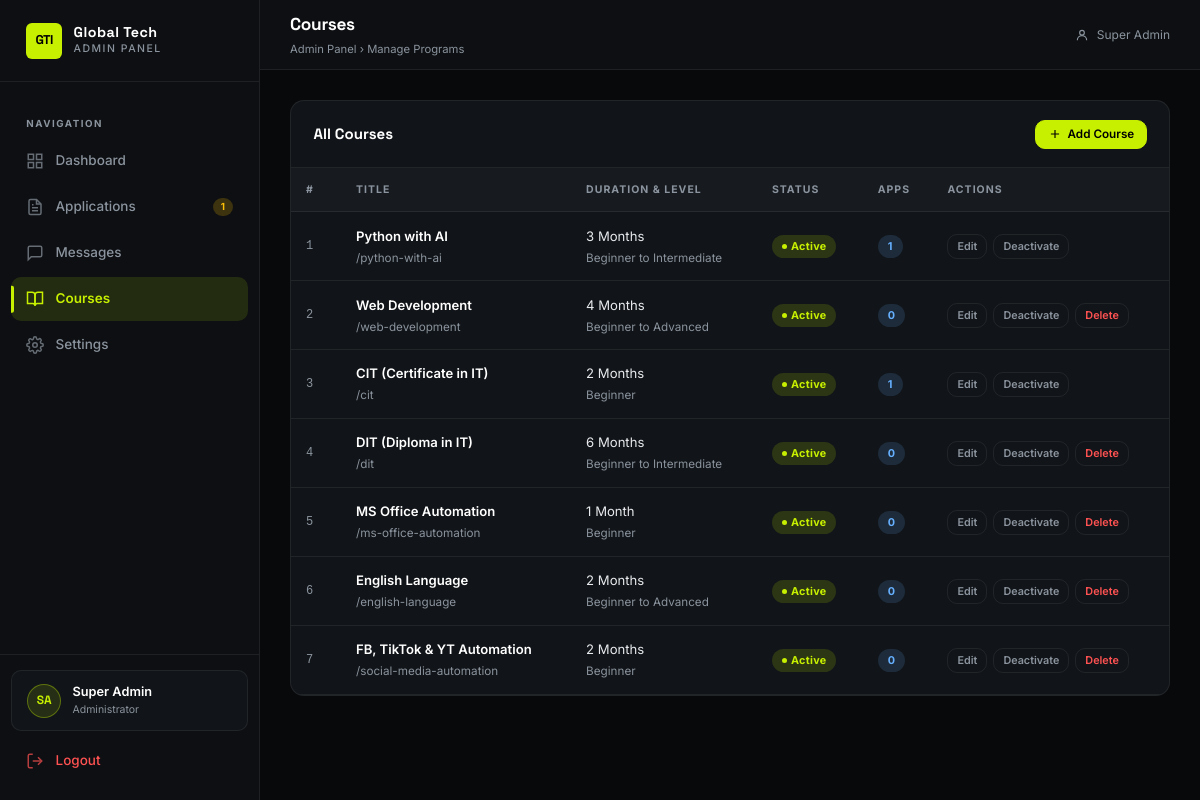
The page /admin/courses.php (signed in) on the database its author committed.
### tables this page shows
CREATE TABLE `courses` (
  `id` int(11) NOT NULL AUTO_INCREMENT,
  `title` varchar(150) NOT NULL,
  `slug` varchar(150) NOT NULL,
  `short_description` text DEFAULT NULL,
  `description` longtext DEFAULT NULL,
  `duration` varchar(50) DEFAULT NULL,
  `level` varchar(50) DEFAULT NULL,
  `image` varchar(255) DEFAULT NULL,
  `status` enum('active','inactive') NOT NULL DEFAULT 'active',
  `sort_order` int(11) NOT NULL DEFAULT 0,
  `created_at` timestamp NOT NULL DEFAULT current_timestamp(),
  `updated_at` timestamp NOT NULL DEFAULT current_timestamp() ON UPDATE current_timestamp(),
  PRIMARY KEY (`id`),
  UNIQUE KEY `uq_courses_slug` (`slug`),
  KEY `idx_courses_status` (`status`),
  KEY `idx_courses_sort` (`sort_order`)
);

### includes/functions.php (called while the page is built, shortened)
<?php
function e(?string $string): string {
    return htmlspecialchars($string ?? '', ENT_QUOTES | ENT_SUBSTITUTE, 'UTF-8');
}
?>

### admin/courses.php (the view, shortened to what this page needs)
<?php
require_once '../includes/functions.php';
$pdo = db();
$courses = $pdo->query("
    SELECT c.*, (SELECT COUNT(*) FROM applications WHERE course_id = c.id) as app_count
    FROM courses c
    ORDER BY c.sort_order ASC, c.id DESC
")->fetchAll();
?>
<!DOCTYPE html>
<html lang="en">
<head>
    <link rel="stylesheet" href="assets/css/admin.css">
</head>
<body>
<div class="admin-layout">
    <?php include __DIR__ . '/includes/sidebar.php'; ?>
    <main class="admin-main">
        <?php include __DIR__ . '/includes/header.php'; ?>
        <div class="admin-content">
            <div class="section-card">
                <div class="section-card-header">
                    <h2>All Courses</h2>
                    <button class="btn-admin btn-primary-admin btn-sm" onclick="document.getElementById('addCourseCard').style.display='block'">
                        <svg viewBox="0 0 24 24" fill="none" stroke="currentColor" stroke-width="2"><line x1="12" y1="5" x2="12" y2="19"/><line x1="5" y1="12" x2="19" y2="12"/></svg>
                        Add Course
                    </button>
                </div>
                <div class="table-wrapper">
                    <?php if (empty($courses)): ?>
                    <div class="empty-state">
                        <div class="empty-state-icon"><svg viewBox="0 0 24 24" fill="none" stroke="currentColor" stroke-width="2"><path d="M2 3h6a4 4 0 0 1 4 4v14a3 3 0 0 0-3-3H2z"/><path d="M22 3h-6a4 4 0 0 0-4 4v14a3 3 0 0 1 3-3h7z"/></svg></div>
                        <h3>No courses yet</h3>
                        <p>Add a course to start receiving applications.</p>
                    </div>
                    <?php else: ?>
                    <table class="data-table">
                        <thead>
                            <tr>
                                <th style="width:50px;">#</th>
                                <th>Title</th>
                                <th>Duration & Level</th>
                                <th>Status</th>
                                <th>Apps</th>
                                <th>Actions</th>
                            </tr>
                        </thead>
                        <tbody>
                            <?php foreach ($courses as $c): ?>
                            <tr id="row-<?= $c['id'] ?>">
                                <td data-label="Order" class="mono"><?= $c['sort_order'] ?></td>
                                <td data-label="Title">
                                    <div class="name-cell"><?= e($c['title']) ?></div>
                                    <div class="sub-cell">/<?= e($c['slug']) ?></div>
                                </td>
                                <td data-label="Duration & Level">
                                    <?= e($c['duration']) ?>
                                    <div class="sub-cell"><?= e($c['level']) ?></div>
                                </td>
                                <td data-label="Status">
                                    <span class="badge <?= $c['status']==='active' ? 'badge-success' : 'badge-muted' ?>">
                                        <span class="badge-dot"></span><?= ucfirst($c['status']) ?>
                                    </span>
                                </td>
                                <td data-label="Apps">
                                    <span class="badge badge-info"><?= $c['app_count'] ?></span>
                                </td>
                                <td data-label="Actions">
                                    <div style="display:flex; gap:6px;">
                                        <button onclick="toggleEdit(<?= $c['id'] ?>)" class="btn-admin btn-ghost btn-xs">Edit</button>
                                        <form method="POST" action="" style="display:inline;">
                                            <button type="submit" class="btn-admin btn-ghost btn-xs"><?= $c['status']==='active' ? 'Deactivate' : 'Activate' ?></button>
                                        </form>
                                        <?php if ($c['app_count'] == 0): ?>
                                        <form method="POST" action="" style="display:inline;" onsubmit="return confirm('Delete this course?');">
                                            <button type="submit" class="btn-admin btn-ghost btn-xs" style="color:#ff5252;">Delete</button>
                                        </form>
                                        <?php endif; ?>
                                    </div>
                                </td>
                            </tr>
                            <?php endforeach; ?>
                        </tbody>
                    </table>
                    <?php endif; ?>
                </div>
            </div>
        </div>
    </main>
</div>
</body>
</html>

### admin/assets/css/admin.css (style rules this page uses)
*, *::before, *::after { box-sizing: border-box; margin: 0; padding: 0; }
:root { --accent: #C7F000; --accent-hover: #b0d700; --accent-soft: rgba(199, 240, 0, 0.12); --accent-ring: rgba(199, 240, 0, 0.35); --bg: #08090b; --sidebar-bg: #0d0f12; --surface: #111418; --surface-2: #171b20; --surface-hover: #1d2128; --border: rgba(255, 255, 255, 0.07); --border-hover: rgba(255, 255, 255, 0.14); --text: #e8eaed; --text-strong: #ffffff; --muted: #8b949e; --font-display: 'Space Grotesk', sans-serif; --font-body: 'Inter', sans-serif; --color-warning: #ffc107; --color-info: #66b0ff; --color-success: #C7F000; --color-danger: #ff5252; --color-muted: #8b949e; --radius-sm: 6px; --radius-md: 10px; --radius-lg: 14px; --sidebar-width: 260px; --header-height: 70px; --transition: 0.2s cubic-bezier(0.4, 0, 0.2, 1); --shadow: 0 4px 24px rgba(0,0,0,0.4); --shadow-lg: 0 8px 48px rgba(0,0,0,0.6); }
html, body { height: 100%; font-family: var(--font-body); background: var(--bg); color: var(--text); font-size: 15px; line-height: 1.6; -webkit-font-smoothing: antialiased; -moz-osx-font-smoothing: grayscale; }
button { font-family: var(--font-body); cursor: pointer; }
.admin-layout { display: flex; min-height: 100vh; }
.sidebar-link svg { width: 18px; height: 18px; flex-shrink: 0; opacity: 0.7; transition: opacity var(--transition); }
.sidebar-link.active svg { opacity: 1; color: var(--accent); }
.admin-main { margin-left: var(--sidebar-width); flex: 1; display: flex; flex-direction: column; min-height: 100vh; }
.admin-content { padding: 2rem; flex: 1; }
.section-card { background: var(--surface); border: 1px solid var(--border); border-radius: var(--radius-lg); overflow: hidden; margin-bottom: 1.5rem; }
.section-card-header { padding: 1.25rem 1.5rem; border-bottom: 1px solid var(--border); display: flex; align-items: center; justify-content: space-between; gap: 1rem; }
.section-card-header h2 { font-family: var(--font-display); font-size: 1rem; font-weight: 700; color: var(--text-strong); }
.table-wrapper { overflow-x: auto; -webkit-overflow-scrolling: touch; }
table.data-table { width: 100%; border-collapse: collapse; font-size: 0.875rem; }
.data-table thead th { padding: 0.875rem 1rem; text-align: left; font-size: 0.7rem; font-weight: 700; letter-spacing: 1px; text-transform: uppercase; color: var(--muted); border-bottom: 1px solid var(--border); white-space: nowrap; background: var(--surface-2); }
.data-table tbody tr { border-bottom: 1px solid var(--border); transition: background var(--transition); }
.data-table tbody td { padding: 0.875rem 1rem; color: var(--text); vertical-align: middle; }
.data-table .mono { font-family: 'Courier New', monospace; color: var(--muted); font-size: 0.8rem; }
.data-table .name-cell { font-weight: 600; color: var(--text-strong); }
.data-table .sub-cell { font-size: 0.78rem; color: var(--muted); margin-top: 2px; }
.badge { display: inline-flex; align-items: center; gap: 4px; padding: 3px 10px; border-radius: 20px; font-size: 0.72rem; font-weight: 700; letter-spacing: 0.3px; text-transform: capitalize; white-space: nowrap; }
.badge-dot { width: 5px; height: 5px; border-radius: 50%; background: currentColor; }
.badge-info { background: rgba(102,176,255,0.15); color: #66b0ff; }
.badge-success { background: rgba(199,240,0,0.15); color: #C7F000; }
.btn-admin { display: inline-flex; align-items: center; gap: 6px; padding: 0.5rem 1rem; border-radius: var(--radius-md); font-size: 0.82rem; font-weight: 600; border: 1px solid transparent; transition: all var(--transition); white-space: nowrap; cursor: pointer; line-height: 1.4; }
.btn-admin svg { width: 14px; height: 14px; }
.btn-primary-admin { background: var(--accent); color: #000; border-color: var(--accent); }
.btn-ghost { background: transparent; color: var(--muted); border-color: var(--border); }
.btn-sm { padding: 0.35rem 0.75rem; font-size: 0.78rem; }
.btn-xs { padding: 0.25rem 0.6rem; font-size: 0.72rem; }

### rows shown on the page
courses: sort_order "1", title "Python with AI", slug "python-with-ai", duration "3 Months", level "Beginner to Intermediate", status "Active", app_count "1", shows "Deactivate"
courses: sort_order "2", title "Web Development", slug "web-development", duration "4 Months", level "Beginner to Advanced", status "Active", app_count "0", shows "Deactivate"
courses: sort_order "3", title "CIT (Certificate in IT)", slug "cit", duration "2 Months", level "Beginner", status "Active", app_count "1", shows "Deactivate"
courses: sort_order "4", title "DIT (Diploma in IT)", slug "dit", duration "6 Months", level "Beginner to Intermediate", status "Active", app_count "0", shows "Deactivate"
courses: sort_order "5", title "MS Office Automation", slug "ms-office-automation", duration "1 Month", level "Beginner", status "Active", app_count "0", shows "Deactivate"
courses: sort_order "6", title "English Language", slug "english-language", duration "2 Months", level "Beginner to Advanced", status "Active", app_count "0", shows "Deactivate"
courses: sort_order "7", title "FB, TikTok & YT Automation", slug "social-media-automation", duration "2 Months", level "Beginner", status "Active", app_count "0", shows "Deactivate"

### other values the page prints
$item['label'] "Dashboard"
$item['label'] "Applications"
min($pending_count, 99) "1"
$item['label'] "Messages"
$item['label'] "Courses"
$item['label'] "Settings"
$admin_initials "SA"
$admin_name "Super Admin"
$page_title "Courses"
$page_sub "Manage Programs"
$_SESSION['admin_name'] "Super Admin"
